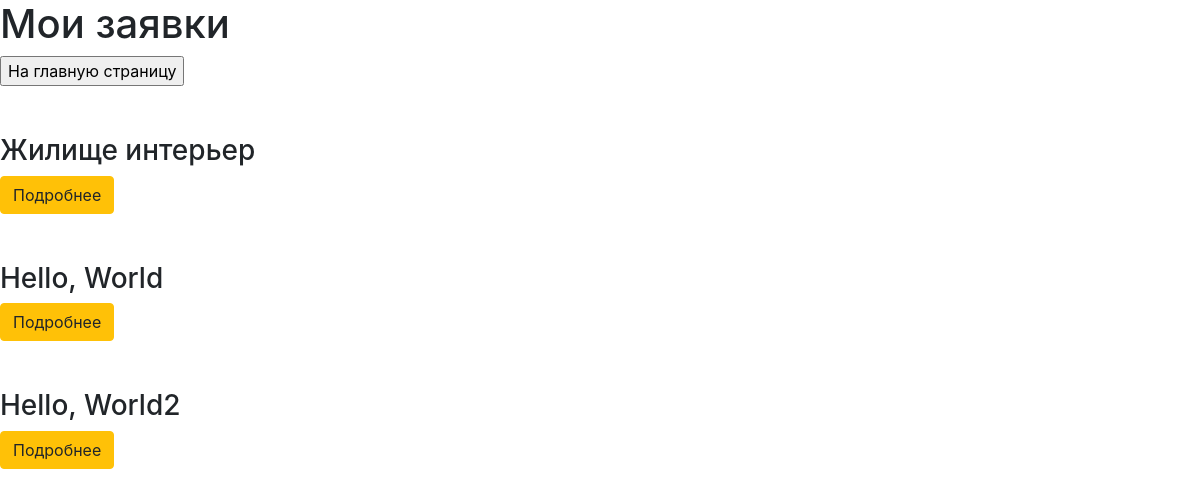
The page /application/ on the database as committed earlier.
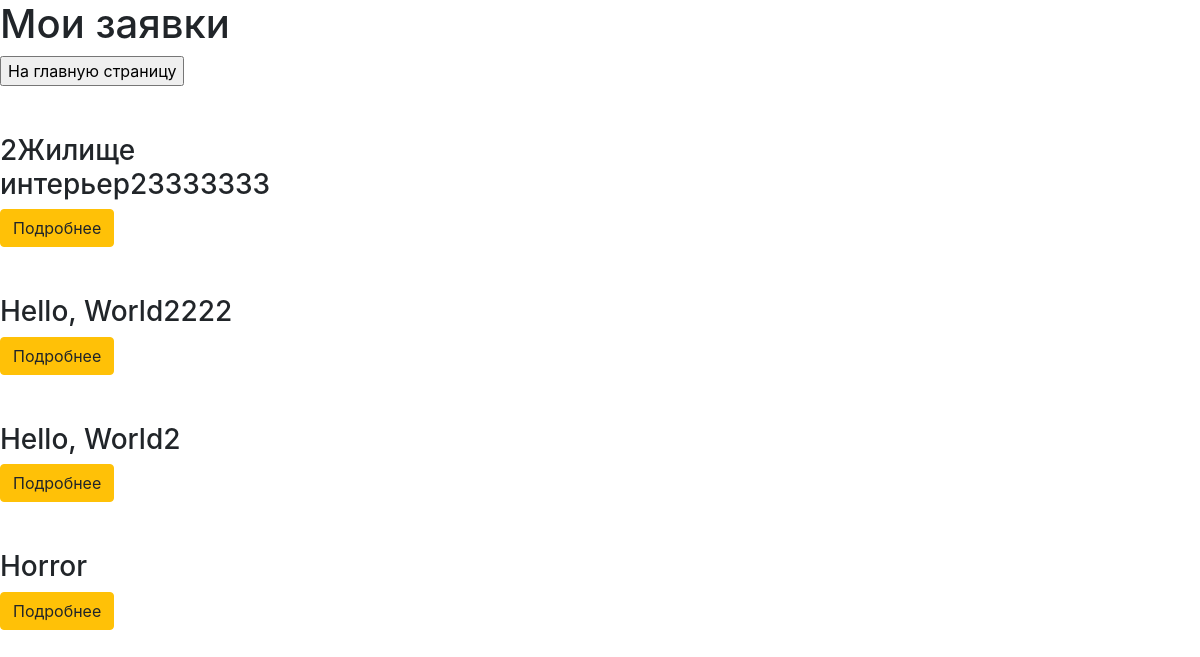
The same page on the database as committed later.
### application/models.py (models this page shows, shortened)
class Articles(models.Model):
    title = models.CharField('Название', max_length=50)
    full_text = models.TextField('Описание')
    email = models.EmailField('email')
    VALUECATEGORY = [('3D','3D-Дизайн'),('2D','2D-Дизайн'),('sketch','Эскиз'),('Other','Прочее')]
    category = models.CharField('Категория', max_length=50, choices=VALUECATEGORY)
    name = models.CharField('Имя', max_length=1478)
    class Meta:
        verbose_name = "заявка"
        verbose_name_plural = "Заявки"

### application/views.py (the view)
# urls.py: path('', views.application_home, name='application_home'),
def application_home(request):
    application = Articles.objects.all()
    return  render(request, 'application/application_home.html', {'application': application})

### application/templates/application/application_home.html (shortened to what this page needs)
{% extends 'main/layout.html' %}
{% block content %}
<h1 class="application-title" >Мои заявки</h1>
        <a class="home-button" href="{% url 'home'%}?next={{request.path}}"><input type="button" value="На главную страницу"></a><br><br><br>
    <div class="features" >
      {% if application %}
        {% for el in application %}
          <div class="alert-warning1">
            <h3>{{el.title}}</h3>
              <a href="{% url 'application-detail' el.id %}" class="btn btn-warning" >Подробнее</a><br><br><br>
          </div>
        {% endfor %}
      {% else %}
        <p>У вас ещё не было заявок</p>
      {% endif %}
  </div>
{% endblock %}

### main/templates/main/layout.html (shortened to what this page needs)
{% load static %}
<!doctype html>
<html lang="ru">
<head>
    <link rel="stylesheet" href="{% static 'main/css/main.css' %}">
    <link rel="stylesheet" href="https://stackpath.bootstrapcdn.com/bootstrap/4.5.2/css/bootstrap.min.css">
</head>
<body>
    {% block content %}
    {% endblock %}
</body>
</html>

### main/static/main/css/main.css (style rules this page uses)
body { background-color: black; }
.alert-warning1 { float: left; clear: both; width: 400px; }

Rows that differ between the two databases and show on the page:
changed Articles: title "Жилище интерьер" → "2Жилище интерьер23333333"
changed Articles: title "Hello, World" → "Hello, World2222"
added Articles: title "Horror"
